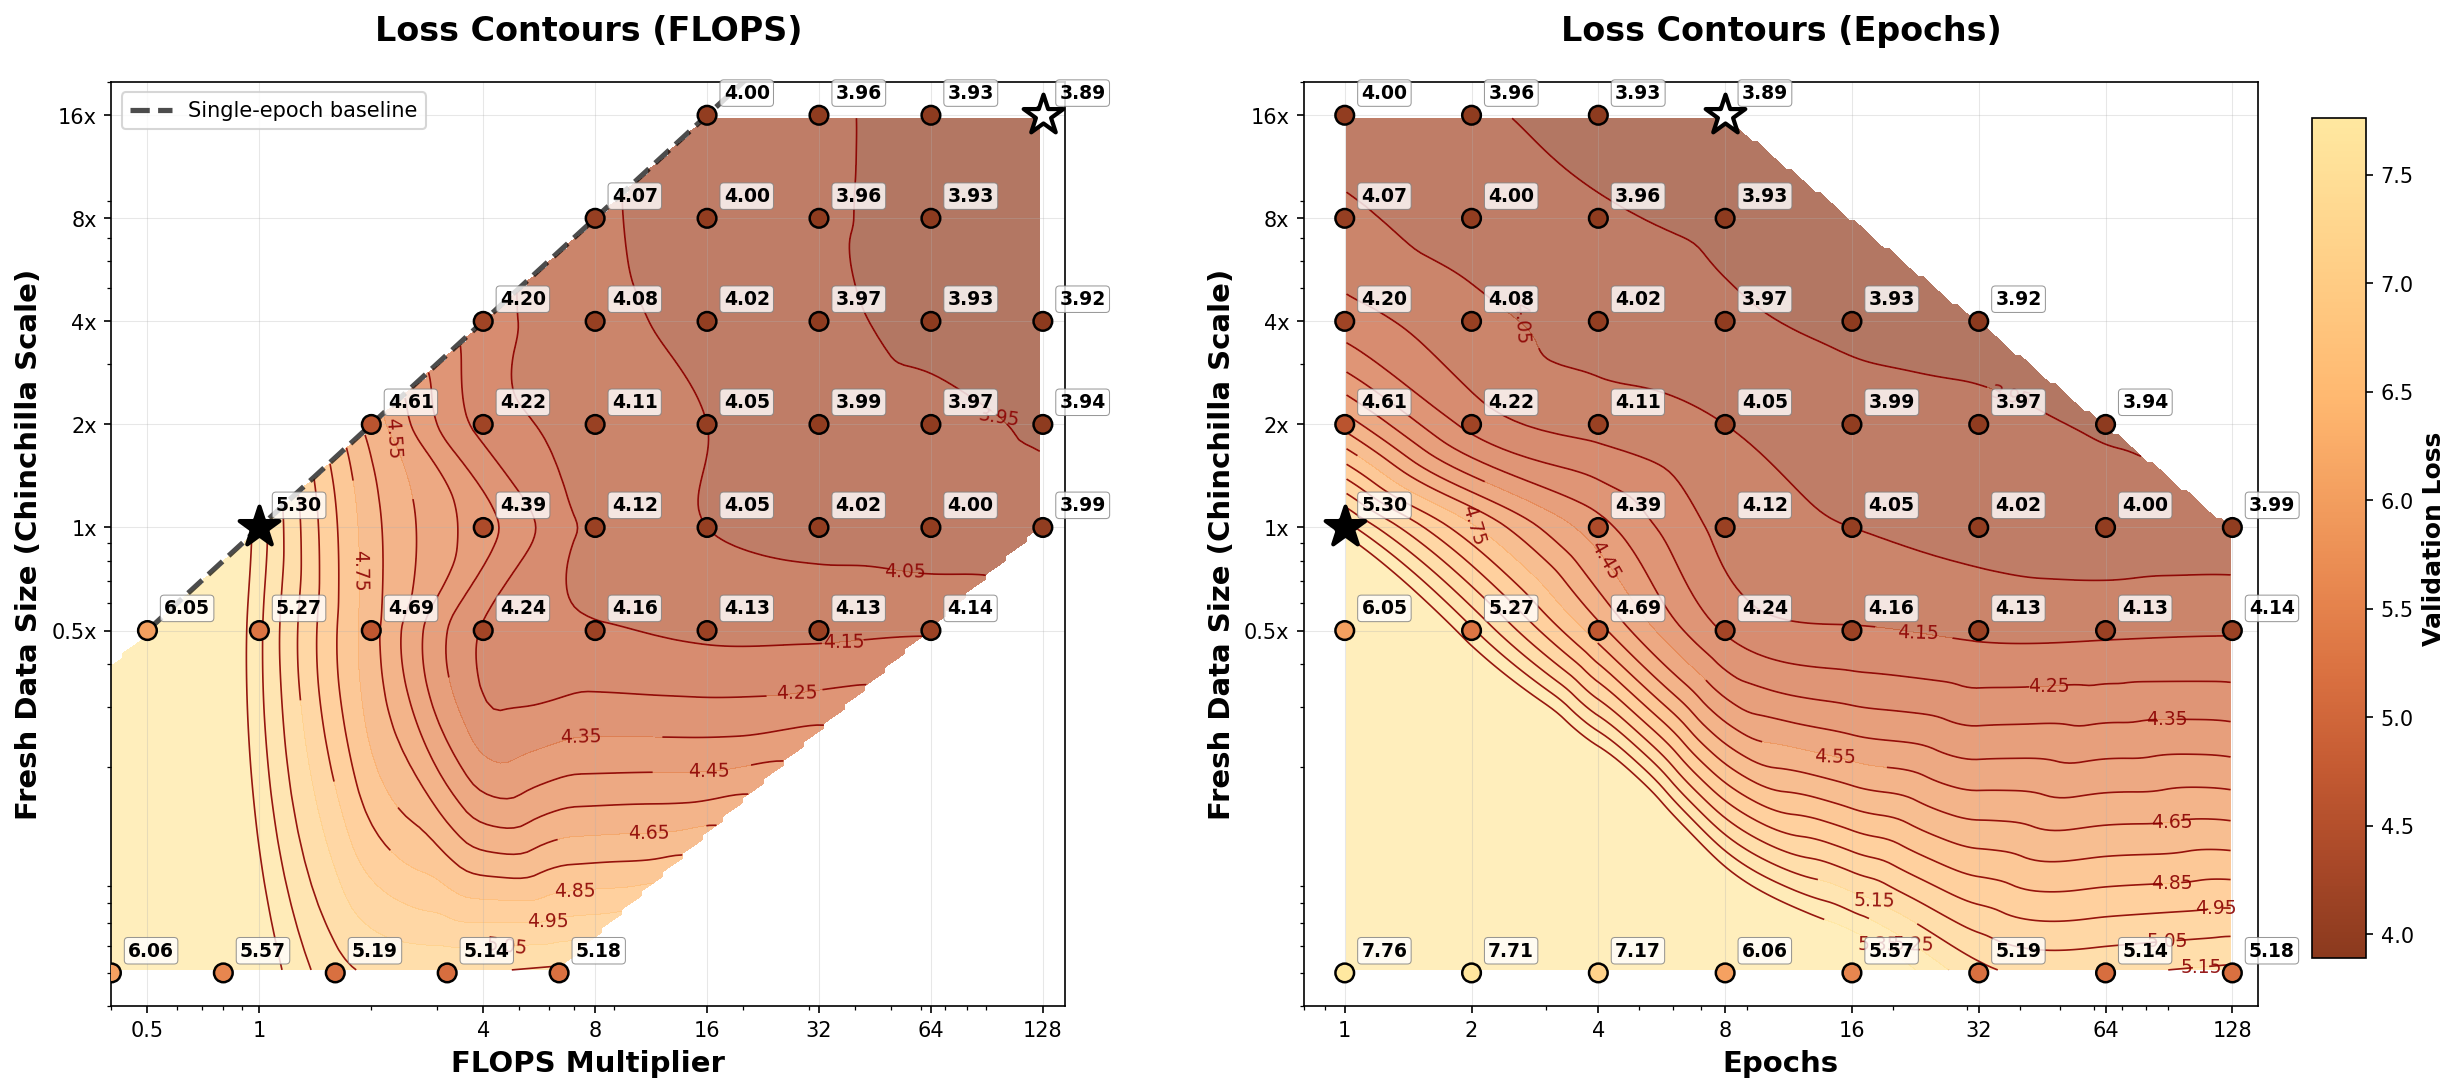

Source code (Python):
import numpy as np
import matplotlib.pyplot as plt
from scipy.interpolate import griddata
from matplotlib.colors import LinearSegmentedColormap

# Import data from case4_analysis.py
from case4_analysis import data_0_05x, data_0_5x, data_1x, data_2x, data_4x, data_8x, data_16x

# Combine all data
all_data = [data_0_05x, data_0_5x, data_1x, data_2x, data_4x, data_8x, data_16x]

flops = []
epochs = []
data_amount = []
val_loss = []

for data in all_data:
    for i in range(len(data['flops_multiplier'])):
        if not np.isnan(data['validation_loss'][i]):
            flops.append(data['flops_multiplier'][i])
            epochs.append(data['epochs'][i])
            data_amount.append(data['chinchilla_scale'][i])
            val_loss.append(data['validation_loss'][i])

flops = np.array(flops)
epochs = np.array(epochs)
data_amount = np.array(data_amount)
val_loss = np.array(val_loss)

# Create custom colormap (lighter brown/red to orange/yellow - adjusted so lower end is not completely black)
colors = ['#8b3a1e', '#a84828', '#c45a32', '#d97040', '#e88850', 
          '#f4a060', '#ffb870', '#ffc880', '#ffd890', '#ffe8a0']
cmap = LinearSegmentedColormap.from_list('isoloss', colors, N=256)


def create_contour_plot(ax, x_data, y_data, z_data, x_label, x_ticks, x_ticklabels,
                        title, x_lim, diag_label, show_diagonal=True):
    """Create a contour plot with the given data and settings on the provided axis."""

    ax.set_facecolor('white')

    # Create grid for interpolation (in log space for better results)
    log_x = np.log10(x_data)
    log_y = np.log10(y_data)

    # Create fine grid
    grid_log_x = np.linspace(log_x.min() - 0.1, log_x.max() + 0.1, 200)
    grid_log_y = np.linspace(log_y.min() - 0.1, log_y.max() + 0.1, 200)
    grid_x, grid_y = np.meshgrid(grid_log_x, grid_log_y)

    # Interpolate
    grid_z = griddata(
        (log_x, log_y), 
        z_data, 
        (grid_x, grid_y), 
        method='cubic'
    )

    # Define contour levels
    levels = np.arange(3.85, 5.4, 0.1)

    # Plot filled contours
    contourf = ax.contourf(
        10**grid_x, 10**grid_y, grid_z,
        levels=levels,
        cmap=cmap,
        alpha=0.7,
        extend='both'
    )

    # Plot contour lines
    contour = ax.contour(
        10**grid_x, 10**grid_y, grid_z,
        levels=levels,
        colors='darkred',
        linewidths=0.8,
        alpha=0.9
    )

    # Add contour labels
    ax.clabel(contour, inline=True, fontsize=9, fmt='%.2f', 
              colors='darkred', inline_spacing=5)

    # Plot actual data points with color based on loss value
    scatter = ax.scatter(
        x_data, y_data, 
        c=z_data, 
        cmap=cmap,
        s=80, 
        edgecolors='black', 
        linewidths=1.2,
        zorder=5,
        vmin=z_data.min(),
        vmax=z_data.max()
    )

    # Add validation loss labels next to each dot
    for i in range(len(x_data)):
        ax.annotate(f'{z_data[i]:.2f}', 
                    (x_data[i], y_data[i]),
                    xytext=(8, 8), textcoords='offset points',
                    fontsize=9, fontweight='bold',
                    bbox=dict(boxstyle='round,pad=0.2', facecolor='white', 
                             edgecolor='gray', alpha=0.8, linewidth=0.5),
                    zorder=6)

    # Highlight specific points (best and 1x 1-epoch baseline)
    best_idx = np.argmin(z_data)

    # Mark best point with a white star
    ax.scatter(x_data[best_idx], y_data[best_idx],
               marker='*', s=400, c='white', edgecolors='black',
               linewidths=2, zorder=10)

    # Mark 1x 1-epoch point with a black filled star
    # Find the point where y_data (chinchilla scale) is 1
    baseline_idx = np.where(y_data == 1)[0]
    if len(baseline_idx) > 0:
        # Find the one with minimum x_data (1 epoch = lowest flops for that scale)
        min_x_idx = baseline_idx[np.argmin(x_data[baseline_idx])]
        ax.scatter(x_data[min_x_idx], y_data[min_x_idx],
                   marker='*', s=400, c='black', edgecolors='black',
                   linewidths=2, zorder=10)

    # Set log scale for both axes
    ax.set_xscale('log')
    ax.set_yscale('log')

    # Set axis labels and title
    ax.set_xlabel(x_label, fontsize=14, fontweight='bold')
    ax.set_ylabel('Fresh Data Size (Chinchilla Scale)', fontsize=14, fontweight='bold')
    ax.set_title(title, fontsize=16, fontweight='bold', pad=20)

    # Customize tick labels for y-axis
    y_ticks = [0.5, 1, 2, 4, 8, 16]
    ax.set_yticks(y_ticks)
    ax.set_yticklabels(['0.5x', '1x', '2x', '4x', '8x', '16x'])

    # Customize tick labels for x-axis
    ax.set_xticks(x_ticks)
    ax.set_xticklabels(x_ticklabels)

    # Add a diagonal line (iso-compute line) similar to reference
    if show_diagonal:
        diag_x = np.array([x_lim[0], x_lim[1]])
        diag_y = diag_x  # slope of 1 in log-log space
        ax.plot(diag_x, diag_y, 'k--', linewidth=2.5, alpha=0.7, label=diag_label)

    # Add grid
    ax.grid(True, alpha=0.3, linestyle='-', linewidth=0.5)

    # Add legend (only if diagonal line is shown)
    if show_diagonal:
        ax.legend(loc='upper left', fontsize=10)

    # Set axis limits
    ax.set_xlim(x_lim[0] * 0.8, x_lim[1] * 1.15)
    ax.set_ylim(0.04, 20)

    return scatter


# Create figure with two side-by-side subplots
fig, (ax1, ax2) = plt.subplots(1, 2, figsize=(18, 8))
fig.patch.set_facecolor('white')

# Plot 1: FLOPS on x-axis
scatter1 = create_contour_plot(
    ax=ax1,
    x_data=flops,
    y_data=data_amount,
    z_data=val_loss,
    x_label='FLOPS Multiplier',
    x_ticks=[0.5, 1, 4, 8, 16, 32, 64, 128],
    x_ticklabels=['0.5', '1', '4', '8', '16', '32', '64', '128'],
    title='Loss Contours (FLOPS)',
    x_lim=(0.5, 128),
    diag_label='Single-epoch baseline'
)

# Plot 2: Epochs on x-axis
scatter2 = create_contour_plot(
    ax=ax2,
    x_data=epochs,
    y_data=data_amount,
    z_data=val_loss,
    x_label='Epochs',
    x_ticks=[1, 2, 4, 8, 16, 32, 64, 128],
    x_ticklabels=['1', '2', '4', '8', '16', '32', '64', '128'],
    title='Loss Contours (Epochs)',
    x_lim=(1, 128),
    diag_label='Single-epoch baseline',
    show_diagonal=False
)

# Adjust subplot spacing and add colorbar on the right
plt.subplots_adjust(right=0.92, wspace=0.25)
cbar_ax = fig.add_axes([0.94, 0.15, 0.02, 0.7])
cbar = fig.colorbar(scatter2, cax=cbar_ax)
cbar.set_label('Validation Loss', fontsize=12, fontweight='bold')

plt.savefig('/n/home05/sqin/OLMo-core/results/isoloss_contour.png', dpi=150,
            bbox_inches='tight', facecolor='white', edgecolor='none')
print("Plot saved to isoloss_contour.png")
